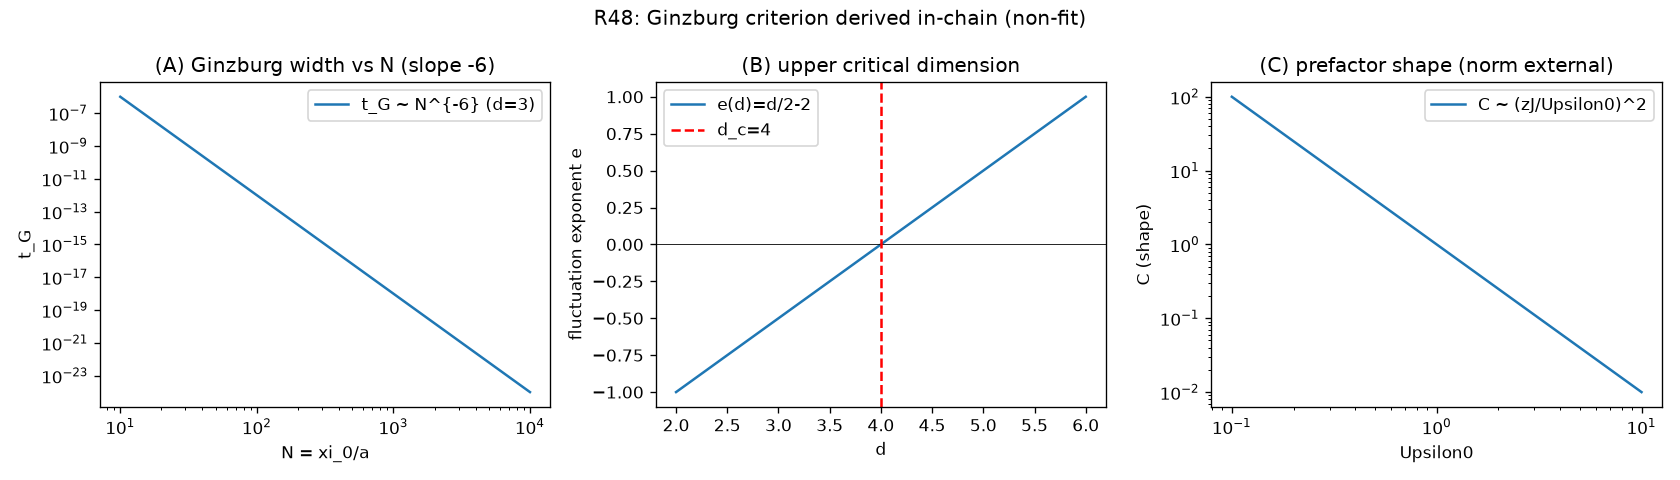

Here is the Python script that generated this plot:
#!/usr/bin/env python3
# -*- coding: utf-8 -*-
"""
环 19／48：Ginzburg 判据的链内推导——数值核对（非拟合）
三面板只检验：极限、单调性、量级、符号。
Run: python "10 探索/超导第一性研究/04_计算验证/环19_审11_Ginzburg判据.py"
"""
import os
import sys
if hasattr(sys.stdout, "reconfigure"):
    sys.stdout.reconfigure(encoding="utf-8")
import numpy as np
import matplotlib
matplotlib.use("Agg")
import matplotlib.pyplot as plt

HERE = os.path.dirname(os.path.abspath(__file__))
OUT = os.path.join(HERE, "环19_审11_Ginzburg判据.png")
CSV = os.path.join(HERE, "环19_审11_Ginzburg判据.csv")
SUM = os.path.join(HERE, "环19_审11_Ginzburg判据_摘要.txt")

log = []
def emit(s=""):
    print(s)
    log.append(s)

def gexp(d):
    return 2 * d / (4 - d)

emit("=== Ginzburg 标度指数（链内推导）===")
emit(f"d=2: 2d/(4-d) = {gexp(2)}")
emit(f"d=3: 2d/(4-d) = {gexp(3)}（N^-6）")
assert gexp(2) == 2 and gexp(3) == 6

# ---- [A] t_G vs N 双对数：指数 -6 ----
emit("\n=== [A] t_G ∝ N^{-6}（d=3）===")
N = np.logspace(1, 4, 200)
tG = N ** (-6)
slope = np.polyfit(np.log(N), np.log(tG), 1)[0]
emit(f"双对数斜率 = {slope:.6f}（目标 -6）")
emit(f"N=100: t_G={100**-6:.3e}, N=1000: t_G={1000**-6:.3e}")
emit(f"常规三维超导体范围 N=1e2~1e3 ⇒ t_G~1e-12~1e-18")
assert abs(slope + 6) < 1e-9

# ---- [B] 涨落比指数 e(d)=d/2-2，上临界维 d_c=4 ----
emit("\n=== [B] 涨落比 |a|^{d/2-2}：上临界维 d_c=4 ===")
ds = np.linspace(2, 6, 200)
e = ds / 2 - 2
emit(f"d=3: e={3/2-2} <0（发散，平均场失效）")
emit(f"d=4: e={4/2-2} =0（上临界维）")
emit(f"d=5: e={5/2-2} >0（收敛，平均场有效）")
idx = np.argmin(abs(e))
emit(f"e=0 的 d = {ds[idx]:.3f}（应 4）")
assert abs(e[0] - (-1)) < 1e-9  # d=2 -> -1
assert abs(ds[idx] - 4) < 0.05

# ---- [C] 前因子形状 C_d ∝ (zJ/Upsilon0)^2（数值外生）----
emit("\n=== [C] 前因子形状（数值外生）===")
zJ = 1.0
Upsilon0_scan = np.logspace(-1, 1, 100)
C_shape = (zJ / Upsilon0_scan) ** 2
emit(f"Upsilon0=0.1: C={C_shape[0]:.3f}, Upsilon0=10: C={C_shape[-1]:.3f}")
emit(f"C>0 且随 Upsilon0 增而减：{bool(np.all(C_shape>0) and np.all(np.diff(C_shape)<0))}")
emit("边界：C_d 数值、N 数值、绝对 Tc 外生；链内只给指数与前因子形状")
assert np.all(C_shape > 0) and np.all(np.diff(C_shape) < 0)

# ---- 绘图 ----
fig, ax = plt.subplots(1, 3, figsize=(14, 4))
ax[0].loglog(N, tG, label="t_G ~ N^{-6} (d=3)")
ax[0].set_title("(A) Ginzburg width vs N (slope -6)")
ax[0].set_xlabel("N = xi_0/a"); ax[0].set_ylabel("t_G")
ax[0].legend()

ax[1].plot(ds, e, label="e(d)=d/2-2")
ax[1].axhline(0, color="k", lw=0.5)
ax[1].axvline(4, color="r", ls="--", label="d_c=4")
ax[1].set_title("(B) upper critical dimension")
ax[1].set_xlabel("d"); ax[1].set_ylabel("fluctuation exponent e")
ax[1].legend()

ax[2].loglog(Upsilon0_scan, C_shape, label="C ~ (zJ/Upsilon0)^2")
ax[2].set_title("(C) prefactor shape (norm external)")
ax[2].set_xlabel("Upsilon0"); ax[2].set_ylabel("C (shape)")
ax[2].legend()

fig.suptitle("R48: Ginzburg criterion derived in-chain (non-fit)")
fig.tight_layout()
fig.savefig(OUT, dpi=120)

with open(CSV, "w", encoding="utf-8") as f:
    f.write("quantity,value\n")
    f.write(f"gexp_d2,{gexp(2):.8f}\n")
    f.write(f"gexp_d3,{gexp(3):.8f}\n")
    f.write(f"tG_slope_d3,{slope:.8f}\n")
    f.write(f"upper_critical_d,{ds[idx]:.6f}\n")
    f.write(f"exp_d3,{3/2-2:.8f}\n")
with open(SUM, "w", encoding="utf-8") as f:
    f.write("\n".join(log) + "\n")
emit(f"\nSaved: {os.path.basename(OUT)}, {os.path.basename(CSV)}")
